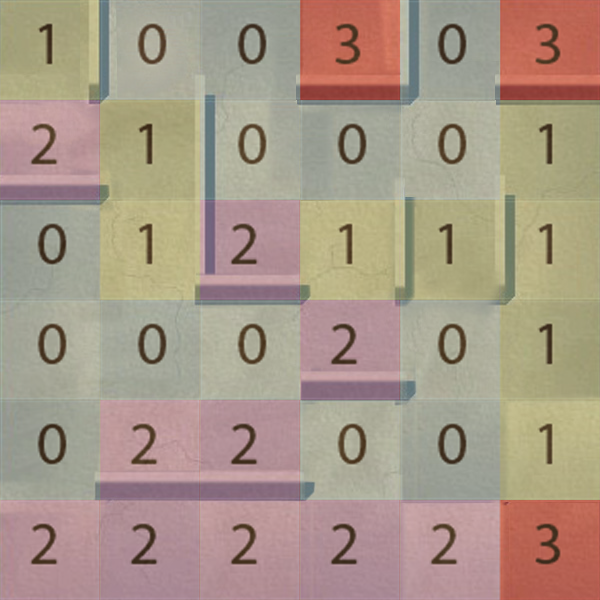

A level layout from a 2D game, rendered from its tile map. Below: a short description, then the map file with tile-grid data replaced by summaries:
An orthogonal 6x6 tile map with 100x100 px tiles, 2 tile layers (Background, Walls), 2 tilesets and 4 objects (PlayerSpawnPoint, NPC2SpawnPoint, ExitPoint).

<map version="1.0" orientation="orthogonal" width="6" height="6" tilewidth="100" tileheight="100">
 <tileset firstgid="1" name="map" tilewidth="100" tileheight="100">
  <image source="map.jpg" width="600" height="600" />
 </tileset>
 <tileset firstgid="37" name="wall_tiles" tilewidth="100" tileheight="100">
  <image source="../lvl1/wall_tiles.png" width="400" height="100" />
  <tile id="0">
   <properties>
    <property name="Wall" value="0" />
   </properties>
  </tile>
  <tile id="1">
   <properties>
    <property name="Wall" value="1" />
   </properties>
  </tile>
  <tile id="2">
   <properties>
    <property name="Wall" value="2" />
   </properties>
  </tile>
  <tile id="3">
   <properties>
    <property name="Wall" value="3" />
   </properties>
  </tile>
 </tileset>
 <layer name="Background" width="6" height="6">
  <data>[36 cells, 36 non-empty, 36 distinct tile ids]</data>
 </layer>
 <objectgroup name="Objects" width="6" height="6">
  <object name="PlayerSpawnPoint" x="351" y="45" />
  <object name="NPC2SpawnPoint" x="149" y="251" />
  <object x="348" y="552" />
  <object name="ExitPoint" x="348" y="552" />
 </objectgroup>
 <layer name="Walls" width="6" height="6">
  <data>[36 cells, 36 non-empty, 4 distinct tile ids]</data>
 </layer>
</map>
